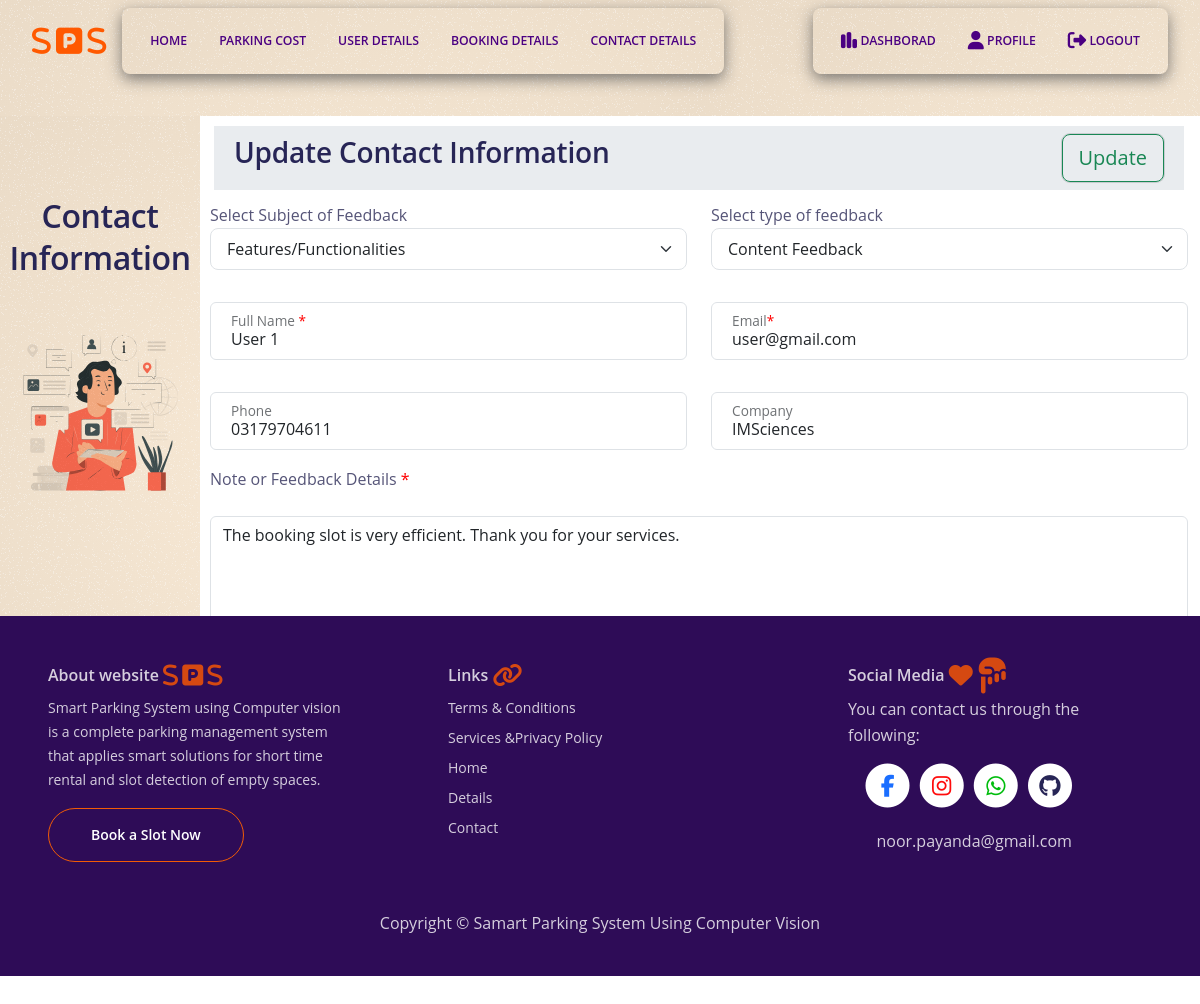
Page /update_contact/1 (signed in) on the committed database.
### app.py (models this page shows)
class Contacts(db.Model, UserMixin):
    id = Column(Integer, primary_key = True)
    name = Column(String(50), nullable=False)
    email = Column(String(120), nullable=False)
    phone = Column(String(15), nullable=True)
    company = Column(String(100), nullable=True)
    note =Column(Text, nullable=False)
    subject = Column(String(50), nullable=True)
    type_of_feedback = Column(String(50), nullable=True)
    user_id = Column(Integer, ForeignKey('users.id'))  # Foreign key to user model

### app.py (the view)
@app.route("/update_contact/<int:id>", methods=['GET', 'POST'])
@login_required
def update_contact(id):
    contact_to_update = Contacts.query.get_or_404(id)
    if request.method == 'POST':
        contact_to_update.subject = request.form.get("subject")
        contact_to_update.type_of_feedback = request.form.get("type")
        contact_to_update.name = request.form.get("name")
        contact_to_update.email = request.form.get("email")
        contact_to_update.phone = request.form.get("phone")
        contact_to_update.company = request.form.get("company")
        contact_to_update.note = request.form.get("note")
        db.session.commit()
        if current_user.is_admin:
            flash("Feedback or Contact Updated Successfully", category="success")
            return redirect(url_for("contact_details"))
        else:
            flash("Feedback or Contact Recieved", category="success")
            return redirect(url_for("index"))
    else:
        return render_template('update_contact.html', contact=contact_to_update)

### app.py (called while the page is built)
@login_manager.user_loader
def load_user(user_id):
    user = Users.query.get(int(user_id))
    return user

### templates/update_contact.html (shortened to what this page needs)
{% if current_user.is_admin %}
{% extends "base2.html" %}
{% block left_title %}
<h2>Contact Information</h2>
{% endblock %}
{% block img %}
<img class="img-fluid" src="{{url_for('static', filename='images/details.svg')}}" id="left_icon">
{% endblock %}
{% block right_centent %}
<h3>Update Contact Information</h3>
{% endblock %}
{% block button %}
<button type="submit" class="btn btn-lg btn-outline-success my_shadow" form="contactForm">
    Update
</button>
{% endblock %}
{% block table %}
<form id="contactForm" action="{{url_for('update_contact', id=contact.id)}}" method="post">
    <div class="row mt-2">
        <div class="col-lg-6">
            <label for="subject">Select Subject of Feedback</label>
            <select class="form-select form-select-lg mb-3" aria-label="large select example" style="font-size: 16px;"
                id="subject" name="subject">
                <optgroup label="Product/Service">
                    <option value="Features" {% if contact.subject=='Features' %}selected{% endif %}>
                        Features/Functionalities
                    </option>
                </optgroup>
            </select>
        </div>
        <div class="col-lg-6">
            <label for="type"> Select type of feedback</label>
            <select class="form-select form-select-lg mb-3" aria-label="Large select example" id="type" name="type"
                style="font-size: 16px;">
                <option value="Content Feedback" {% if contact.type_of_feedback=='Content Feedback' %}selected{% endif
                    %}>
                    Content Feedback</option>
            </select>
        </div>
    </div>
    <div class="row">
        <div class="col-lg-6">
            <div class="form-floating mb-3 mt-3">
                <input type="text" class="form-control" id="name" name="name" placeholder="Enter Your Full Name"
                    value="{{contact.name}}">
                <label for="name">Full Name <span style="color: red;">*</span></label>
            </div>
        </div>
        <div class="col-lg-6">
            <div class="form-floating mb-3 mt-3">
                <input type="email" class="form-control" id="email" name="email" placeholder="Enter email"
                    value="{{contact.email}}">
                <label for="email">Email<span style="color: red;">*</span></label>
            </div>
        </div>
    </div>
    <div class="row">
        <div class="col-lg-6">
            <div class="form-floating mb-3 mt-3">
                <input type="tel" class="form-control" id="phone" name="phone" placeholder="Enter Phone Number"
                    value="{{contact.phone}}">
                <label for="phone">Phone</label>
            </div>
        </div>
        <div class="col-lg-6">
            <div class="form-floating mb-3 mt-3">
                <input type="text" class="form-control" id="company" name="company"
                    placeholder="Enter Your Company Name" value="{{contact.company}}">
                <label for="company">Company</label>
            </div>
        </div>
    </div>
    <div class="row">
        <div class="mb-3">
            <label for="note" class="form-label">Note or Feedback Details <span style="color: red;">*</span></label>
            <textarea class="form-control" id="note" name="note" rows="4">{{contact.note}}</textarea>
        </div </div>
</form>
{% endblock %}
{% endif %}

### static/css/styles.css (style rules this page uses)
body, html { width: 100%; height: 100%; }
body, p { color: #565578; font: 400 1rem/1.625rem "Open Sans", sans-serif; }
h2 { color: #272556; font-weight: 600; font-size: 2rem; line-height: 2.625rem; letter-spacing: -0.4px; }
h3 { color: #272556; font-weight: 600; font-size: 1.75rem; line-height: 2.25rem; letter-spacing: -0.2px; }
.form-floating label { margin-left: 0.5rem; color: #72719b; }
.form-floating .form-control { padding-left: 1.25rem; }
.my_shadow { box-shadow: rgba(0, 0, 0, 0.02) 0px 1px 3px 0px, rgba(27, 31, 35, 0.15) 0px 0px 0px 1px; }

### templates/base2.html (style rules this page uses)
#left_icon { height: 250px; width: 250px; display: block; mix-blend-mode: multiply; }

### rows in the picture
Contacts: type "Content Feedback", name "User 1", email "user@gmail.com", phone "03179704611", company "IMSciences", note "The booking slot is very efficient. Thank you for your services."
